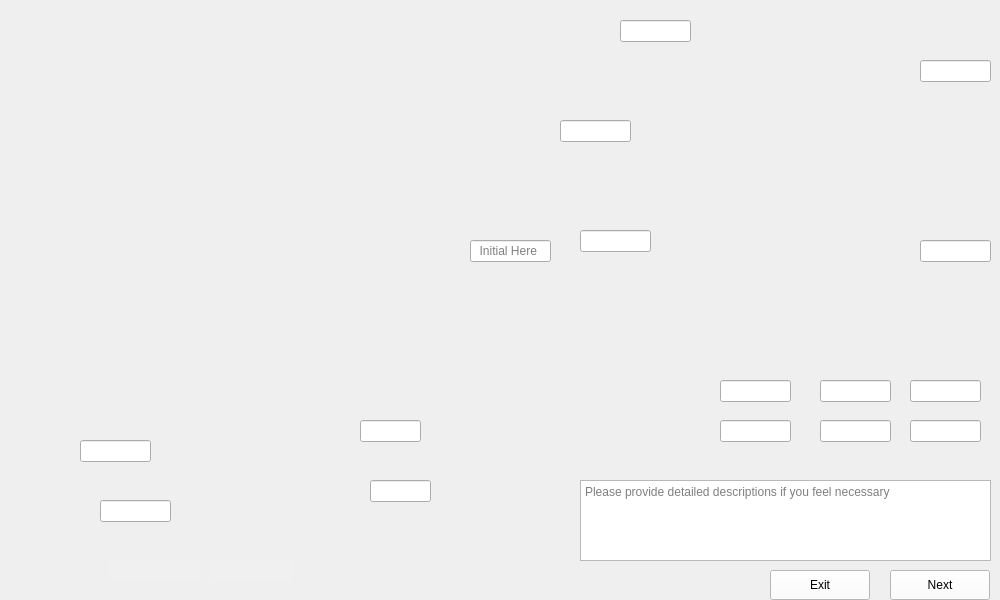
      <widget class="QWidget" name="Mount_Subwafers">
       <property name="maximumSize">
        <size>
         <width>1024</width>
         <height>600</height>
        </size>
       </property>
       <property name="styleSheet">
        <string notr="true">border-image: url(:/images/images/Mount_Subwafers.png);</string>
       </property>
       <widget class="QTextEdit" name="Mount_Subwafers_Comments">
        <property name="geometry">
         <rect>
          <x>580</x>
          <y>480</y>
          <width>411</width>
          <height>81</height>
         </rect>
        </property>
        <property name="styleSheet">
         <string notr="true">border-image:None;</string>
        </property>
        <property name="placeholderText">
         <string>Please provide detailed descriptions if you feel necessary </string>
        </property>
       </widget>
       <widget class="QLineEdit" name="Mount_Subwafers_Data1">
        <property name="geometry">
         <rect>
          <x>910</x>
          <y>420</y>
          <width>71</width>
          <height>22</height>
         </rect>
        </property>
        <property name="styleSheet">
         <string notr="true">border-image:None;</string>
        </property>
       </widget>
       <widget class="QLineEdit" name="Mount_Subwafers_Data2_Special">
        <property name="geometry">
         <rect>
          <x>820</x>
          <y>420</y>
          <width>71</width>
          <height>22</height>
         </rect>
        </property>
        <property name="styleSheet">
         <string notr="true">border-image:None;</string>
        </property>
       </widget>
       <widget class="QLineEdit" name="Mount_Subwafers_Data3">
        <property name="geometry">
         <rect>
          <x>720</x>
          <y>420</y>
          <width>71</width>
          <height>22</height>
         </rect>
        </property>
        <property name="styleSheet">
         <string notr="true">border-image:None;</string>
        </property>
       </widget>
       <widget class="QLineEdit" name="Mount_Subwafers_Data4">
        <property name="geometry">
         <rect>
          <x>720</x>
          <y>380</y>
          <width>71</width>
          <height>22</height>
         </rect>
        </property>
        <property name="styleSheet">
         <string notr="true">border-image:None;</string>
        </property>
       </widget>
       <widget class="QLineEdit" name="Mount_Subwafers_Data5_Special">
        <property name="geometry">
         <rect>
          <x>820</x>
          <y>380</y>
          <width>71</width>
          <height>22</height>
         </rect>
        </property>
        <property name="styleSheet">
         <string notr="true">border-image:None;</string>
        </property>
       </widget>
       <widget class="QLineEdit" name="Mount_Subwafers_Data6">
        <property name="geometry">
         <rect>
          <x>910</x>
          <y>380</y>
          <width>71</width>
          <height>22</height>
         </rect>
        </property>
        <property name="styleSheet">
         <string notr="true">border-image:None;</string>
        </property>
       </widget>
       <widget class="QLineEdit" name="Mount_Subwafers_Data7">
        <property name="geometry">
         <rect>
          <x>920</x>
          <y>240</y>
          <width>71</width>
          <height>22</height>
         </rect>
        </property>
        <property name="styleSheet">
         <string notr="true">border-image:None;</string>
        </property>
       </widget>
       <widget class="QLineEdit" name="Mount_Subwafers_Data8">
        <property name="geometry">
         <rect>
          <x>920</x>
          <y>60</y>
          <width>71</width>
          <height>22</height>
         </rect>
        </property>
        <property name="styleSheet">
         <string notr="true">border-image:None;</string>
        </property>
       </widget>
       <widget class="QLineEdit" name="Mount_Subwafers_Data9">
        <property name="geometry">
         <rect>
          <x>620</x>
          <y>20</y>
          <width>71</width>
          <height>22</height>
         </rect>
        </property>
        <property name="styleSheet">
         <string notr="true">border-image:None;</string>
        </property>
       </widget>
       <widget class="QLineEdit" name="Mount_Subwafers_Data10">
        <property name="geometry">
         <rect>
          <x>560</x>
          <y>120</y>
          <width>71</width>
          <height>22</height>
         </rect>
        </property>
        <property name="styleSheet">
         <string notr="true">border-image:None;</string>
        </property>
       </widget>
       <widget class="QLineEdit" name="Mount_Subwafers_Data11">
        <property name="geometry">
         <rect>
          <x>580</x>
          <y>230</y>
          <width>71</width>
          <height>22</height>
         </rect>
        </property>
        <property name="styleSheet">
         <string notr="true">border-image:None;</string>
        </property>
       </widget>
       <widget class="QLineEdit" name="Mount_Subwafers_Data12">
        <property name="geometry">
         <rect>
          <x>360</x>
          <y>420</y>
          <width>61</width>
          <height>22</height>
         </rect>
        </property>
        <property name="styleSheet">
         <string notr="true">border-image:None;</string>
        </property>
       </widget>
       <widget class="QLineEdit" name="Mount_Subwafers_Data13">
        <property name="geometry">
         <rect>
          <x>370</x>
          <y>480</y>
          <width>61</width>
          <height>22</height>
         </rect>
        </property>
        <property name="styleSheet">
         <string notr="true">border-image:None;</string>
        </property>
       </widget>
       <widget class="QLineEdit" name="Mount_Subwafers_Data14">
        <property name="geometry">
         <rect>
          <x>100</x>
          <y>500</y>
          <width>71</width>
          <height>22</height>
         </rect>
        </property>
        <property name="styleSheet">
         <string notr="true">border-image:None;</string>
        </property>
       </widget>
       <widget class="QLineEdit" name="Mount_Subwafers_Data15">
        <property name="geometry">
         <rect>
          <x>80</x>
          <y>440</y>
          <width>71</width>
          <height>22</height>
         </rect>
        </property>
        <property name="styleSheet">
         <string notr="true">border-image:None;</string>
        </property>
       </widget>
       <widget class="QPushButton" name="Mount_Subwafers_Next">
        <property name="geometry">
         <rect>
          <x>890</x>
          <y>570</y>
          <width>100</width>
          <height>30</height>
         </rect>
        </property>
        <property name="styleSheet">
         <string notr="true">QPushButton{
background-color: rgb(255, 255, 255);
height: 35px;
border-image:None;
}
QPushButton::hover{
background-color: rgb(0, 0, 255);
}
QPushButton:pressed{
padding-top:7px;
padding-top:7px;
}</string>
        </property>
        <property name="text">
         <string>Next</string>
        </property>
       </widget>
       <widget class="QPushButton" name="Mount_Subwafers_Back">
        <property name="geometry">
         <rect>
          <x>770</x>
          <y>570</y>
          <width>100</width>
          <height>30</height>
         </rect>
        </property>
        <property name="styleSheet">
         <string notr="true">QPushButton{
background-color: rgb(255, 255, 255);
height: 35px;
border-image:None;
}
QPushButton::hover{
background-color: rgb(0, 0, 255);
}
QPushButton:pressed{
padding-top:7px;
padding-top:7px;
}</string>
        </property>
        <property name="text">
         <string>Exit</string>
        </property>
       </widget>
       <widget class="QLineEdit" name="Mount_Subwafers_Initial">
        <property name="geometry">
         <rect>
          <x>210</x>
          <y>560</y>
          <width>81</width>
          <height>22</height>
         </rect>
        </property>
        <property name="styleSheet">
         <string notr="true">QLineEdit{
background-color: rgb(240, 240, 240);
border: none;
border-image:None;
}</string>
        </property>
       </widget>
       <widget class="QLineEdit" name="Mount_Subwafers_Dates">
        <property name="geometry">
         <rect>
          <x>110</x>
          <y>560</y>
          <width>91</width>
          <height>22</height>
         </rect>
        </property>
        <property name="styleSheet">
         <string notr="true">QLineEdit{
background-color: rgb(240, 240, 240);
border: none;
border-image:None;
}</string>
        </property>
       </widget>
       <widget class="QLineEdit" name="Mount_Subwafers_Data0">
        <property name="geometry">
         <rect>
          <x>470</x>
          <y>240</y>
          <width>81</width>
          <height>22</height>
         </rect>
        </property>
        <property name="styleSheet">
         <string notr="true">border-image:None;</string>
        </property>
        <property name="placeholderText">
         <string>  Initial Here</string>
        </property>
       </widget>
      </widget>
